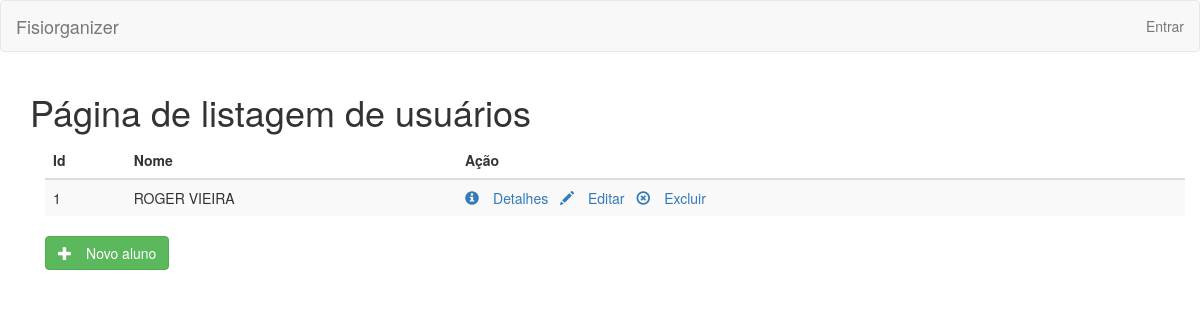
Page /customer/list on the earlier database version.
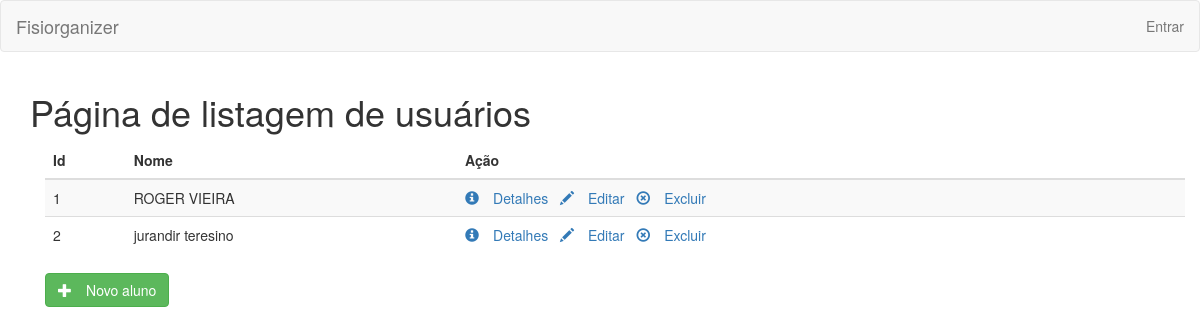
Same page on the later database version.
### Fisiorganizer_SITE/models.py (models this page shows, shortened)
class Customer(models.Model):
    id = models.AutoField(primary_key=True)
    name = models.CharField(max_length=50, blank=False, default='')
    surname = models.CharField(max_length=150, blank=True)
    address = models.CharField(max_length=150, blank=True)
    city = models.CharField(max_length=25)
    cellphone = models.PositiveIntegerField(blank=False, null=False)
    CEP = models.PositiveIntegerField(blank=True, null=True)
    age = models.IntegerField(blank=False)
    details = models.TextField(max_length=500, blank=True)

### Fisiorganizer_SITE/views/customer_view.py (the view)
# urls.py: url(r'^customer/list', customer_view.list, name='customer_list'),
def list(request):
    customers = Customer.objects.all()
    return render(request, 'customer/customer_list.html', {'customers': customers})

### Fisiorganizer_SITE/templates/customer/customer_list.html
<!DOCTYPE html>
<html lang="en">
<body>
{% extends "header.html" %}
{% load widget_tweaks %}
{% load static %}
{% block content %}
<h1>Página de listagem de usuários</h1>
<div class="container">
    <table class="table table-striped">
        <thead>
        <tr>
            <th>Id</th>
            <th>Nome</th>
            <th>Ação</th>
        </tr>
        </thead>
        <tbody>
        {% for c in customers %}
        <tr>
            <td>
                {{ c.id }}
            </td>
            <td>
                {{c.name}} {{c.surname}}
            </td>
            <td>
                <a href="{% url 'customer_details' id=c.id %}" class="" role="button">
                    <span class="glyphicon glyphicon-info-sign" aria-hidden="true">&nbsp;</span>Detalhes
                </a>
                <span>&nbsp;</span>
                <a href="{% url 'customer_edit' id=c.id %}" class="" role="button">
                    <span class="glyphicon glyphicon-pencil" aria-hidden="true">&nbsp;</span>Editar
                </a>
                       <span>&nbsp;</span>
                <a class="" role="button" name="delete" data-id="{{ c.id }}">
                    <span class="glyphicon glyphicon-remove-circle" aria-hidden="true">&nbsp;</span>Excluir
                </a>
            </td>
        </tr>
        {% endfor %}
        </tbody>
    </table>
    <a href="{% url 'customer_create' %}" id="id_add_customer" class="btn btn-success" role="button">
        <span class="glyphicon glyphicon-plus" aria-hidden="true">&nbsp;</span>Novo aluno
    </a>
</div>
</body>
</html>
{% endblock %}

Differences in the rows shown:
added Customer: id "2", name "jurandir", surname "teresino"
